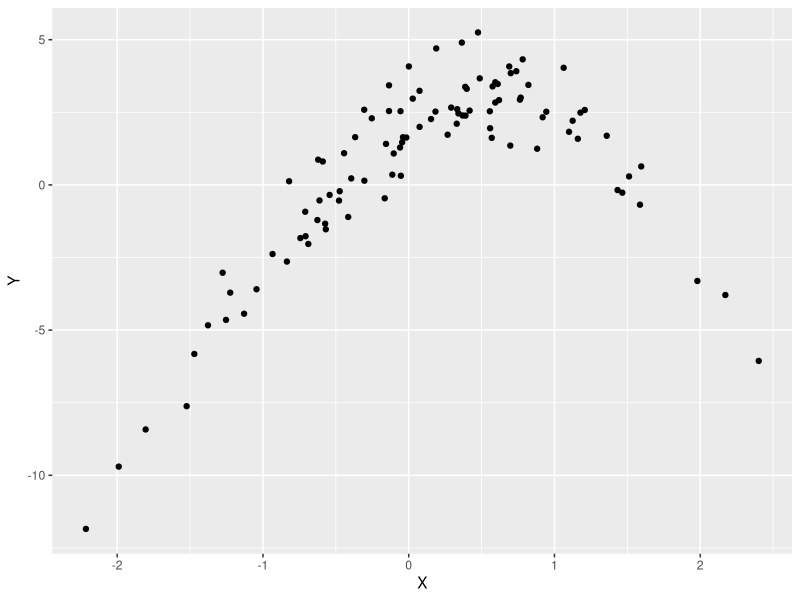
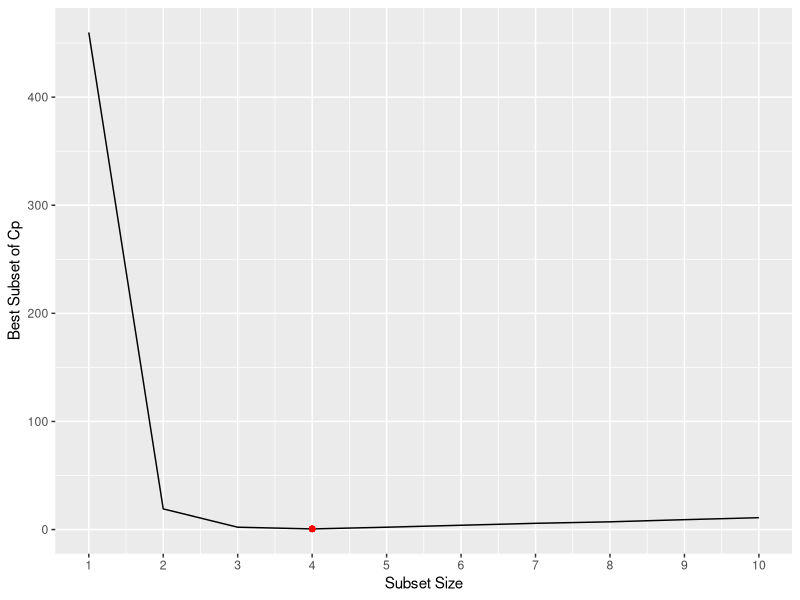
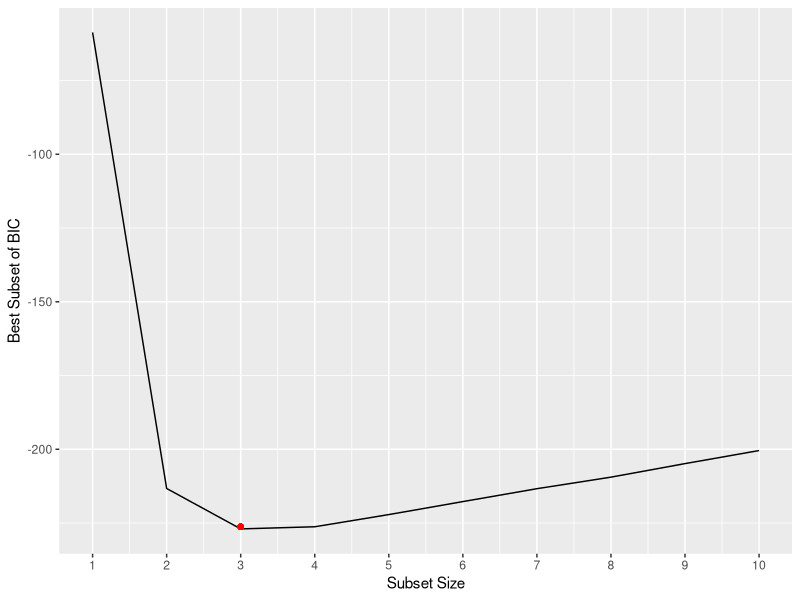
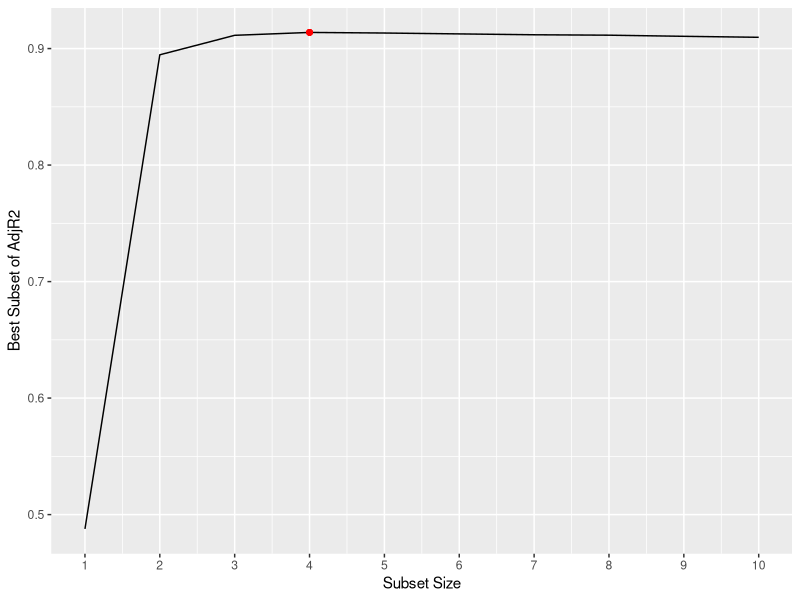
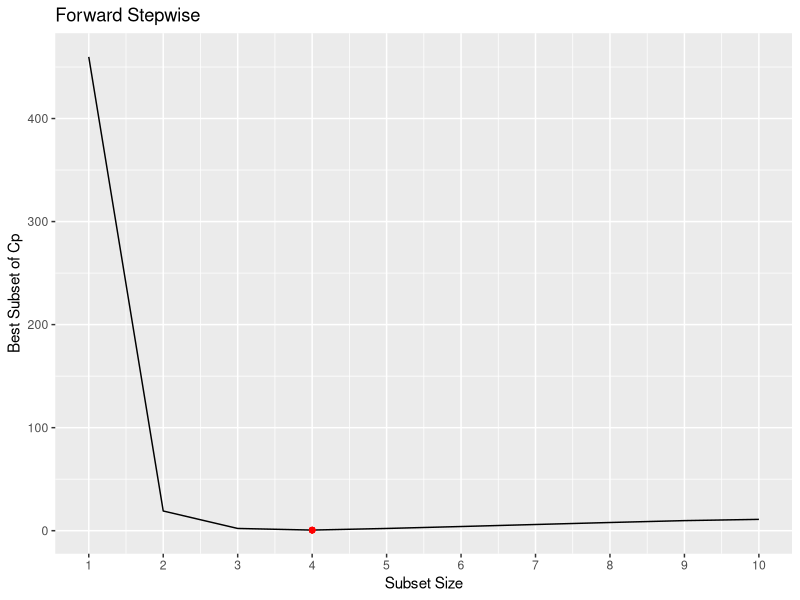
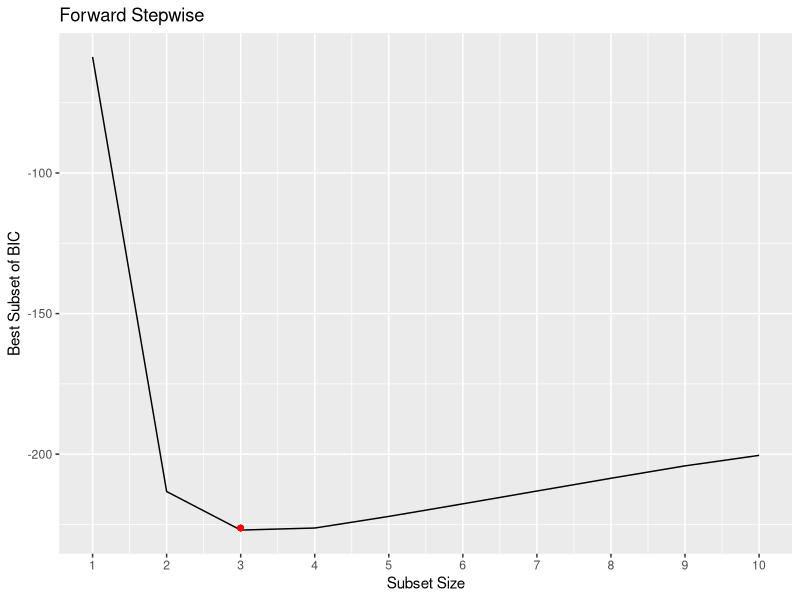
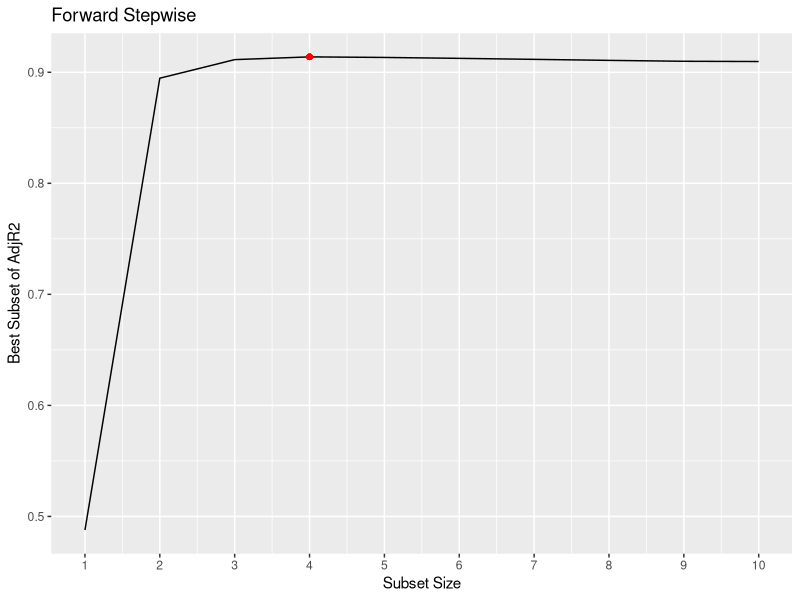
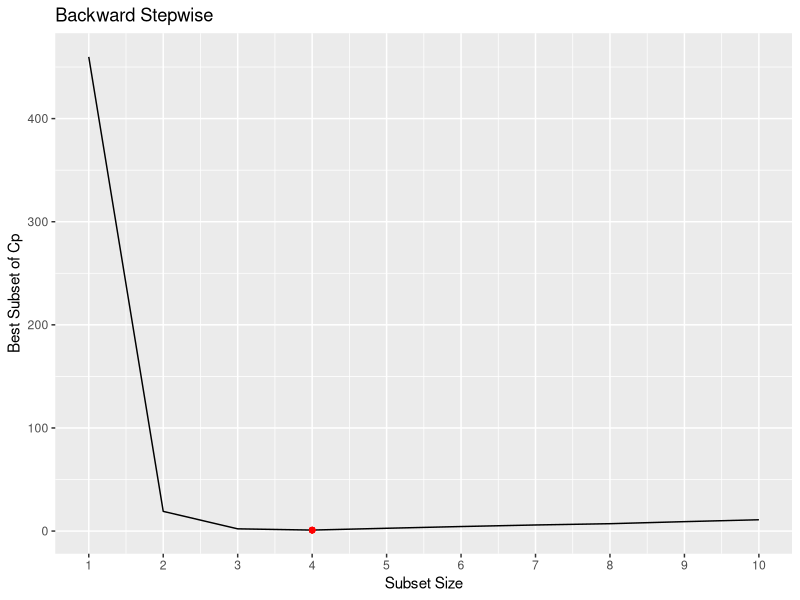

Write the R code that produced these figures, in order.
## ---- chunk 1
library(tidyverse)
## ---- chunk 2
set.seed(1)
## ---- chunk 3
X <- rnorm(100)
epsilon <- rnorm(100)
## ---- chunk 4
beta0 = 2
beta1 = 3
beta2 = -2
beta3 = -0.3
## ---- chunk 5
Y <- beta0 + beta1 * X + beta2 * X^2 + beta3 * X^3 + epsilon
## ---- chunk 6
ggplot(data = tibble(X,Y)) +
	geom_point(aes(x = X, y = Y))
## ---- chunk 7
library(leaps)
## ---- chunk 8
mod.full <- regsubsets(Y ~ poly(X, 10, raw = T), 
											 data = tibble(Y, X), 
											 nvmax = 10)
## ---- chunk 9
(mod.summary <- summary(mod.full))
## ---- chunk 10
min.cp <- which.min(mod.summary$cp)
min.bic <- which.min(mod.summary$bic)
max.adjr2 <- which.max(mod.summary$adjr2)
## ---- chunk 11
plot_statistics <- function(summary, stat, opt.stat, title.str = NULL) {
	variable <- summary[[tolower(stat)]]
	
	gg <- ggplot(tibble(x = seq_along(variable), y = variable)) +
		geom_line(aes(x = x, y = y)) +
		geom_point(aes(x = opt.stat, y = variable[min.cp]), colour = "red") +
		scale_x_continuous(breaks = seq(1:10)) +
		labs(x = "Subset Size", y = paste("Best Subset of", stat))
	
	if (!is.null(title.str)) {
		gg <- gg + labs(title = title.str)
	}
	
	return(gg)
}
## ---- chunk 12
plot_statistics(mod.summary, "Cp", min.cp)
plot_statistics(mod.summary, "BIC", min.bic)
plot_statistics(mod.summary, "AdjR2", max.adjr2)
## ---- chunk 13
coefficients(mod.full, id = min.cp)
## ---- chunk 14
mod.fwd <- regsubsets(Y ~ poly(X, 10, raw = T), 
											data = tibble(Y, X), 
											nvmax = 10,
											method = "forward")
mod.bwd <- regsubsets(Y ~ poly(X, 10, raw = T), 
											data = tibble(Y, X), 
											nvmax = 10,
											method = "backward")

## ---- chunk 15
(fwd.summary <- summary(mod.fwd))
(bwd.summary <- summary(mod.bwd))
## ---- chunk 16
min.cp.fwd <- which.min(fwd.summary$cp)
min.cp.bwd <- which.min(bwd.summary$cp)
min.bic.fwd <- which.min(fwd.summary$bic)
min.bic.bwd <- which.min(bwd.summary$bic)
max.adjr2.fwd <- which.max(fwd.summary$adjr2)
max.adjr2.bwd <- which.max(bwd.summary$adjr2)
## ---- chunk 17
plot_statistics(fwd.summary, "Cp", min.cp.fwd, "Forward Stepwise")
plot_statistics(fwd.summary, "BIC", min.bic.fwd, "Forward Stepwise")
plot_statistics(fwd.summary, "AdjR2", max.adjr2.fwd, "Forward Stepwise")

plot_statistics(bwd.summary, "Cp", min.cp.bwd, "Backward Stepwise")
plot_statistics(bwd.summary, "BIC", min.bic.bwd, "Backward Stepwise")
plot_statistics(bwd.summary, "AdjR2", max.adjr2.bwd, "Backward Stepwise")
## ---- chunk 18
coefficients(mod.fwd, id = min.cp.fwd)
## ---- chunk 19
library(glmnet)
## ---- chunk 20
xmat <- model.matrix(Y ~ poly(X, 10, raw = T), 
											data = tibble(Y,X))[, -1]
mod.lasso <-  cv.glmnet(xmat, Y, alpha = 1)
## ---- chunk 21
(best.lambda <-  mod.lasso$lambda.min)
## ---- chunk 22
plot(mod.lasso)
## ---- chunk 23
predict(mod.lasso, s = best.lambda, type="coefficients")
